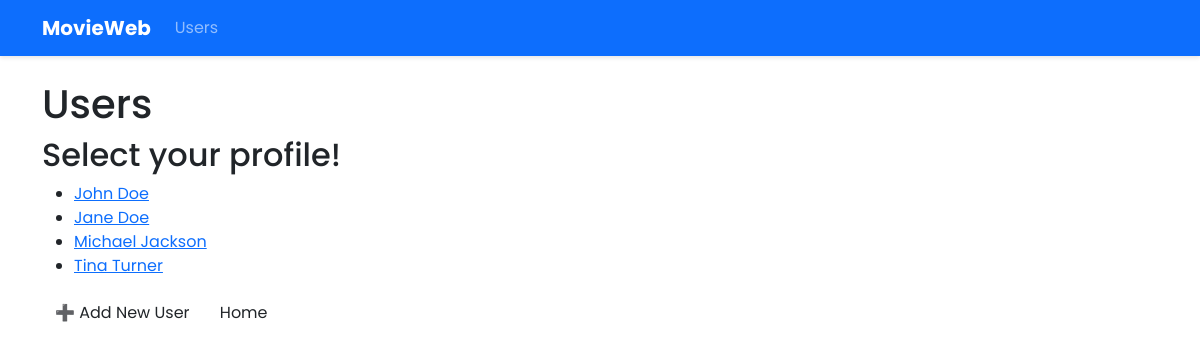
The app's page /users, older data.
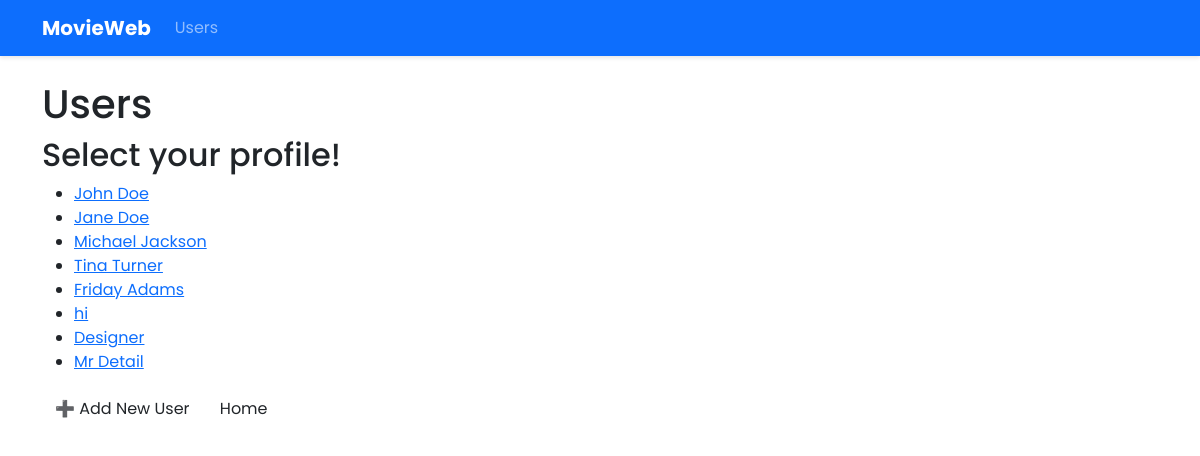
The same page, newer data.
### models.py (models this page shows)
class User(Base):
    __tablename__ = "users"
    id = Column(Integer, primary_key=True)
    username = Column(String, unique=True, nullable=False)
    movies = relationship("Movie", back_populates="user")

### app.py (the view)
@app.route("/users")
def list_users():
    users = data_manager.get_all_users()
    return render_template("user_select.html", users=users)

### data_manager/sqlite_data_manager.py (called while the page is built)
    def get_all_users(self):
        session = self.Session()
        try:
            return session.query(User).all()
        finally:
            session.close()

### templates/user_select.html (shortened to what this page needs)
{% extends "base.html" %}
{% block content %}
<h1> Users</h1>
<h2>Select your profile!</h2>
<ul>
  {% for user in users %}
    <li>
      <a href="{{ url_for('user_movies', user_id=user.id) }}">
        {{ user.username }}
      </a>
    </li>
  {% endfor %}
</ul>
<p>
  <a href="{{ url_for('add_user') }}" class="btn">➕ Add New User</a>
<a href="{{ url_for('home') }}" class="btn">Home</a>
</p>
{% endblock %}

Row changes from the older to the newer data that the page shows:
added User: username "Friday Adams"
added User: username "hi"
added User: username "Designer"
added User: username "Mr Detail"
